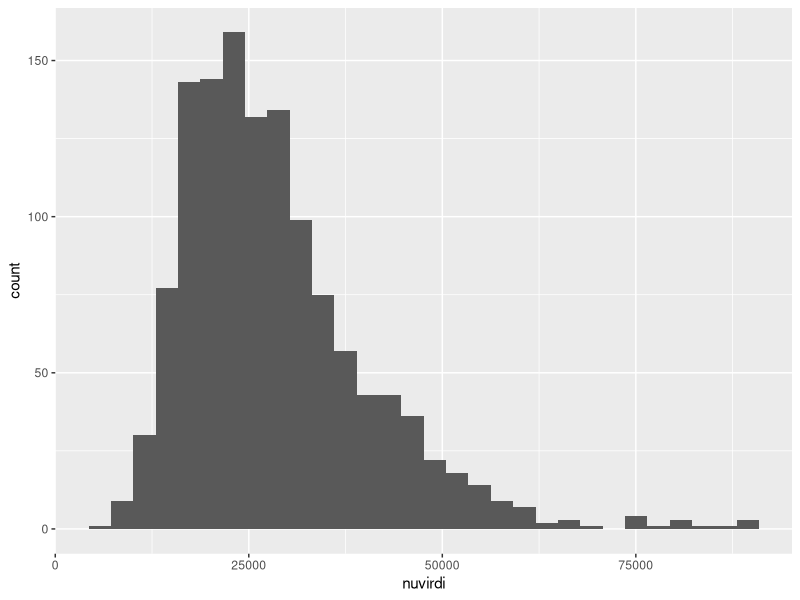
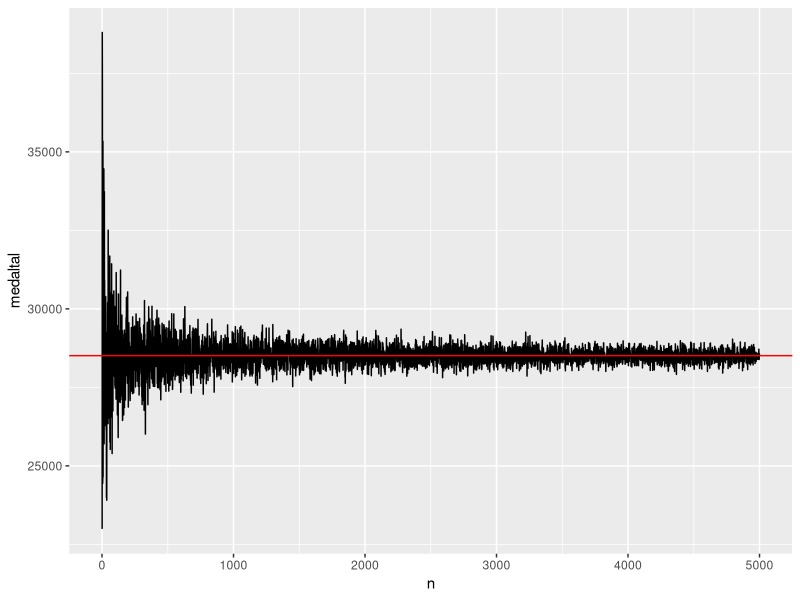

Write the R code that produced these figures, in order.
## ---- chunk 1
knitr::opts_chunk$set(echo = TRUE)
  library(readr)
  library(dplyr)
  library(ggplot2)
## ---- chunk 2
at <- read.csv("husnaedi.csv", header= TRUE, sep =";")
glimpse(at)
## ---- chunk 3
set.seed(1608)
(hverfi<-sample(c(20,90,100),1))
## ---- chunk 4
at <- filter(at, at$matssvaedi== hverfi)
glimpse(at)
## ---- chunk 5
b <- ggplot(at, aes(nuvirdi)) + geom_histogram()
b
## ---- chunk 6
m = mean(at$nuvirdi)
s = sd(at$nuvirdi)

print("Meðaltal verðs á íbúðunum (reiknað með mean falli) er:")
print(m)
print("og dreifni (reiknað með standard deviation falli) er:")
print(s)
## ---- chunk 7
n=1:5000
medaltal=sapply(n,function(x) {mean(sample(at$nuvirdi, x ,replace=TRUE))})
b <- tibble(n, medaltal) %>% ggplot(aes(x=n, y=medaltal)) + geom_line()
b + geom_hline(yintercept = m, color = "red")

## ---- chunk 8
staerd1 <- replicate(10000, mean(sample(at$nuvirdi, size = 2, replace = TRUE)))
staerd2 <- replicate(10000, mean(sample(at$nuvirdi, size = 5, replace = TRUE)))
staerd3 <- replicate(10000, mean(sample(at$nuvirdi, size = 20, replace = TRUE)))
staerd4 <- replicate(10000, mean(sample(at$nuvirdi, size = 40, replace = TRUE)))
## ---- chunk 9

